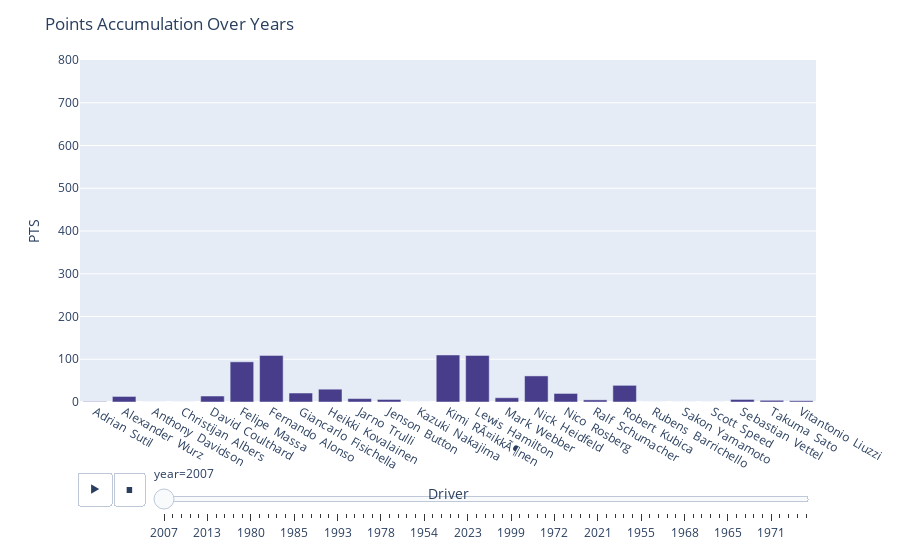

Notebook cell for this chart:
### Markdown cell above
# Анимированный график для каждого гонщика набранных очков по годам

### Code cell
import plotly.express as px

df = pd.read_csv('drivers_updated[1].csv')
driver_years_pts = df.groupby(['Driver', 'year'])['PTS'].sum().reset_index()

palette = ['darkslateblue', 'steelblue', 'lightsteelblue', 'lavender']

fig = px.bar(driver_years_pts, x='Driver', y='PTS', animation_frame='year', range_y=[0, 800],
             color_discrete_sequence=palette)
fig.update_layout(title='Points Accumulation Over Years')

# Показываем график
fig.show()

### Figure 1 — Plotly figure (JSON) as saved in the notebook; plotly's stock layout.template omitted (floating-point values rounded to 4 significant figures)
{"data": [{"alignmentgroup": "True", "hovertemplate": "year=2007<br>Driver=%{x}<br>PTS=%{y}<extra></extra>", "legendgroup": "", "marker": {"color": "darkslateblue"}, "name": "", "offsetgroup": "", "orientation": "v", "showlegend": false, "textposition": "auto", "type": "bar", "x": ["Adrian  Sutil ", "Alexander  Wurz ", "Anthony  Davidson ", "Christijan  Albers ", "David  Coulthard ", "Felipe  Massa ", "Fernando  Alonso ", "Giancarlo  Fisichella ", "Heikki  Kovalainen ", "Jarno  Trulli ", "Jenson  Button ", "Kazuki  Nakajima ", "Kimi  RÃ¤ikkÃ¶nen ", "Lewis  Hamilton ", "Mark  Webber ", "Nick  Heidfeld ", "Nico  Rosberg ", "Ralf  Schumacher ", "Robert  Kubica ", "Rubens  Barrichello ", "Sakon  Yamamoto ", "Scott  Speed ", "Sebastian  Vettel ", "Takuma  Sato ", "Vitantonio  Liuzzi "], "xaxis": "x", "y": [1, 13, 0, 0, 14, 94, 109, 21, 30, 8, 6, 0, 110, 109, 10, 61, 20, 5, 39, 0, 0, 0, 6, 4, 3], "yaxis": "y"}], "layout": {"barmode": "relative", "legend": {"tracegroupgap": 0}, "margin": {"t": 60}, "sliders": [{"active": 0, "currentvalue": {"prefix": "year="}, "len": 0.9, "pad": {"b": 10, "t": 60}, "steps": [{"args": [["2007"], {"frame": {"duration": 0, "redraw": true}, "fromcurrent": true, "mode": "immediate", "transition": {"duration": 0, "easing": "linear"}}], "label": "2007", "method": "animate"}, {"args": [["2008"], {"frame": {"duration": 0, "redraw": true}, "fromcurrent": true, "mode": "immediate", "transition": {"duration": 0, "easing": "linear"}}], "label": "2008", "method": "animate"}, {"args": [["2009"], {"frame": {"duration": 0, "redraw": true}, "fromcurrent": true, "mode": "immediate", "transition": {"duration": 0, "easing": "linear"}}], "label": "2009", "method": "animate"}, {"args": [["2010"], {"frame": {"duration": 0, "redraw": true}, "fromcurrent": true, "mode": "immediate", "transition": {"duration": 0, "easing": "linear"}}], "label": "2010", "method": "animate"}, {"args": [["2011"], {"frame": {"duration": 0, "redraw": true}, "fromcurrent": true, "mode": "immediate", "transition": {"duration": 0, "easing": "linear"}}], "label": "2011", "method": "animate"}, {"args": [["2013"], {"frame": {"duration": 0, "redraw": true}, "fromcurrent": true, "mode": "immediate", "transition": {"duration": 0, "easing": "linear"}}], "label": "2013", "method": "animate"}, {"args": [["2014"], {"frame": {"duration": 0, "redraw": true}, "fromcurrent": true, "mode": "immediate", "transition": {"duration": 0, "easing": "linear"}}], "label": "2014", "method": "animate"}, {"args": [["1990"], {"frame": {"duration": 0, "redraw": true}, "fromcurrent": true, "mode": "immediate", "transition": {"duration": 0, "easing": "linear"}}], "label": "1990", "method": "animate"}, {"args": [["1991"], {"frame": {"duration": 0, "redraw": true}, "fromcurrent": true, "mode": "immediate", "transition": {"duration": 0, "easing": "linear"}}], "label": "1991", "method": "animate"}, {"args": [["1995"], {"frame": {"duration": 0, "redraw": true}, "fromcurrent": true, "mode": "immediate", "transition": {"duration": 0, "easing": "linear"}}], "label": "1995", "method": "animate"}, {"args": [["1980"], {"frame": {"duration": 0, "redraw": true}, "fromcurrent": true, "mode": "immediate", "transition": {"duration": 0, "easing": "linear"}}], "label": "1980", "method": "animate"}, {"args": [["1981"], {"frame": {"duration": 0, "redraw": true}, "fromcurrent": true, "mode": "immediate", "transition": {"duration": 0, "easing": "linear"}}], "label": "1981", "method": "animate"}, {"args": [["1982"], {"frame": {"duration": 0, "redraw": true}, "fromcurrent": true, "mode": "immediate", "transition": {"duration": 0, "easing": "linear"}}], "label": "1982", "method": "animate"}, {"args": [["1983"], {"frame": {"duration": 0, "redraw": true}, "fromcurrent": true, "mode": "immediate", "transition": {"duration": 0, "easing": "linear"}}], "label": "1983", "method": "animate"}, {"args": [["1984"], {"frame": {"duration": 0, "redraw": true}, "fromcurrent": true, "mode": "immediate", "transition": {"duration": 0, "easing": "linear"}}], "label": "1984", "method": "animate"}, {"args": [["1985"], {"frame": {"duration": 0, "redraw": true}, "fromcurrent": true, "mode": "immediate", "transition": {"duration": 0, "easing": "linear"}}], "label": "1985", "method": "animate"}, {"args": [["1986"], {"frame": {"duration": 0, "redraw": true}, "fromcurrent": true, "mode": "immediate", "transition": {"duration": 0, "easing": "linear"}}], "label": "1986", "method": "animate"}, {"args": [["1987"], {"frame": {"duration": 0, "redraw": true}, "fromcurrent": true, "mode": "immediate", "transition": {"duration": 0, "easing": "linear"}}], "label": "1987", "method": "animate"}, {"args": [["1988"], {"frame": {"duration": 0, "redraw": true}, "fromcurrent": true, "mode": "immediate", "transition": {"duration": 0, "easing": "linear"}}], "label": "1988", "method": "animate"}, {"args": [["1989"], {"frame": {"duration": 0, "redraw": true}, "fromcurrent": true, "mode": "immediate", "transition": {"duration": 0, "easing": "linear"}}], "label": "1989", "method": "animate"}, {"args": [["1993"], {"frame": {"duration": 0, "redraw": true}, "fromcurrent": true, "mode": "immediate", "transition": {"duration": 0, "easing": "linear"}}], "label": "1993", "method": "animate"}, {"args": [["1952"], {"frame": {"duration": 0, "redraw": true}, "fromcurrent": true, "mode": "immediate", "transition": {"duration": 0, "easing": "linear"}}], "label": "1952", "method": "animate"}, {"args": [["1975"], {"frame": {"duration": 0, "redraw": true}, "fromcurrent": true, "mode": "immediate", "transition": {"duration": 0, "easing": "linear"}}], "label": "1975", "method": "animate"}, {"args": [["1976"], {"frame": {"duration": 0, "redraw": true}, "fromcurrent": true, "mode": "immediate", "transition": {"duration": 0, "easing": "linear"}}], "label": "1976", "method": "animate"}, {"args": [["1977"], {"frame": {"duration": 0, "redraw": true}, "fromcurrent": true, "mode": "immediate", "transition": {"duration": 0, "easing": "linear"}}], "label": "1977", "method": "animate"}, {"args": [["1978"], {"frame": {"duration": 0, "redraw": true}, "fromcurrent": true, "mode": "immediate", "transition": {"duration": 0, "easing": "linear"}}], "label": "1978", "method": "animate"}, {"args": [["1979"], {"frame": {"duration": 0, "redraw": true}, "fromcurrent": true, "mode": "immediate", "transition": {"duration": 0, "easing": "linear"}}], "label": "1979", "method": "animate"}, {"args": [["1950"], {"frame": {"duration": 0, "redraw": true}, "fromcurrent": true, "mode": "immediate", "transition": {"duration": 0, "easing": "linear"}}], "label": "1950", "method": "animate"}, {"args": [["1951"], {"frame": {"duration": 0, "redraw": true}, "fromcurrent": true, "mode": "immediate", "transition": {"duration": 0, "easing": "linear"}}], "label": "1951", "method": "animate"}, {"args": [["1953"], {"frame": {"duration": 0, "redraw": true}, "fromcurrent": true, "mode": "immediate", "transition": {"duration": 0, "easing": "linear"}}], "label": "1953", "method": "animate"}, {"args": [["1954"], {"frame": {"duration": 0, "redraw": true}, "fromcurrent": true, "mode": "immediate", "transition": {"duration": 0, "easing": "linear"}}], "label": "1954", "method": "animate"}, {"args": [["2002"], {"frame": {"duration": 0, "redraw": true}, "fromcurrent": true, "mode": "immediate", "transition": {"duration": 0, "easing": "linear"}}], "label": "2002", "method": "animate"}, {"args": [["2019"], {"frame": {"duration": 0, "redraw": true}, "fromcurrent": true, "mode": "immediate", "transition": {"duration": 0, "easing": "linear"}}], "label": "2019", "method": "animate"}, {"args": [["2020"], {"frame": {"duration": 0, "redraw": true}, "fromcurrent": true, "mode": "immediate", "transition": {"duration": 0, "easing": "linear"}}], "label": "2020", "method": "animate"}, {"args": [["2022"], {"frame": {"duration": 0, "redraw": true}, "fromcurrent": true, "mode": "immediate", "transition": {"duration": 0, "easing": "linear"}}], "label": "2022", "method": "animate"}, {"args": [["2023"], {"frame": {"duration": 0, "redraw": true}, "fromcurrent": true, "mode": "immediate", "transition": {"duration": 0, "easing": "linear"}}], "label": "2023", "method": "animate"}, {"args": [["2024"], {"frame": {"duration": 0, "redraw": true}, "fromcurrent": true, "mode": "immediate", "transition": {"duration": 0, "easing": "linear"}}], "label": "2024", "method": "animate"}, {"args": [["2015"], {"frame": {"duration": 0, "redraw": true}, "fromcurrent": true, "mode": "immediate", "transition": {"duration": 0, "easing": "linear"}}], "label": "2015", "method": "animate"}, {"args": [["1997"], {"frame": {"duration": 0, "redraw": true}, "fromcurrent": true, "mode": "immediate", "transition": {"duration": 0, "easing": "linear"}}], "label": "1997", "method": "animate"}, {"args": [["1998"], {"frame": {"duration": 0, "redraw": true}, "fromcurrent": true, "mode": "immediate", "transition": {"duration": 0, "easing": "linear"}}], "label": "1998", "method": "animate"}, {"args": [["1999"], {"frame": {"duration": 0, "redraw": true}, "fromcurrent": true, "mode": "immediate", "transition": {"duration": 0, "easing": "linear"}}], "label": "1999", "method": "animate"}, {"args": [["2000"], {"frame": {"duration": 0, "redraw": true}, "fromcurrent": true, "mode": "immediate", "transition": {"duration": 0, "easing": "linear"}}], "label": "2000", "method": "animate"}, {"args": [["2005"], {"frame": {"duration": 0, "redraw": true}, "fromcurrent": true, "mode": "immediate", "transition": {"duration": 0, "easing": "linear"}}], "label": "2005", "method": "animate"}, {"args": [["1956"], {"frame": {"duration": 0, "redraw": true}, "fromcurrent": true, "mode": "immediate", "transition": {"duration": 0, "easing": "linear"}}], "label": "1956", "method": "animate"}, {"args": [["1957"], {"frame": {"duration": 0, "redraw": true}, "fromcurrent": true, "mode": "immediate", "transition": {"duration": 0, "easing": "linear"}}], "label": "1957", "method": "animate"}, {"args": [["1972"], {"frame": {"duration": 0, "redraw": true}, "fromcurrent": true, "mode": "immediate", "transition": {"duration": 0, "easing": "linear"}}], "label": "1972", "method": "animate"}, {"args": [["1973"], {"frame": {"duration": 0, "redraw": true}, "fromcurrent": true, "mode": "immediate", "transition": {"duration": 0, "easing": "linear"}}], "label": "1973", "method": "animate"}, {"args": [["1992"], {"frame": {"duration": 0, "redraw": true}, "fromcurrent": true, "mode": "immediate", "transition": {"duration": 0, "easing": "linear"}}], "label": "1992", "method": "animate"}, {"args": [["1994"], {"frame": {"duration": 0, "redraw": true}, "fromcurrent": true, "mode": "immediate", "transition": {"duration": 0, "easing": "linear"}}], "label": "1994", "method": "animate"}, {"args": [["2017"], {"frame": {"duration": 0, "redraw": true}, "fromcurrent": true, "mode": "immediate", "transition": {"duration": 0, "easing": "linear"}}], "label": "2017", "method": "animate"}, {"args": [["2021"], {"frame": {"duration": 0, "redraw": true}, "fromcurrent": true, "mode": "immediate", "transition": {"duration": 0, "easing": "linear"}}], "label": "2021", "method": "animate"}, {"args": [["2003"], {"frame": {"duration": 0, "redraw": true}, "fromcurrent": true, "mode": "immediate", "transition": {"duration": 0, "easing": "linear"}}], "label": "2003", "method": "animate"}, {"args": [["2004"], {"frame": {"duration": 0, "redraw": true}, "fromcurrent": true, "mode": "immediate", "transition": {"duration": 0, "easing": "linear"}}], "label": "2004", "method": "animate"}, {"args": [["1974"], {"frame": {"duration": 0, "redraw": true}, "fromcurrent": true, "mode": "immediate", "transition": {"duration": 0, "easing": "linear"}}], "label": "1974", "method": "animate"}, {"args": [["1963"], {"frame": {"duration": 0, "redraw": true}, "fromcurrent": true, "mode": "immediate", "transition": {"duration": 0, "easing": "linear"}}], "label": "1963", "method": "animate"}, {"args": [["1955"], {"frame": {"duration": 0, "redraw": true}, "fromcurrent": true, "mode": "immediate", "transition": {"duration": 0, "easing": "linear"}}], "label": "1955", "method": "animate"}, {"args": [["1964"], {"frame": {"duration": 0, "redraw": true}, "fromcurrent": true, "mode": "immediate", "transition": {"duration": 0, "easing": "linear"}}], "label": "1964", "method": "animate"}, {"args": [["1966"], {"frame": {"duration": 0, "redraw": true}, "fromcurrent": true, "mode": "immediate", "transition": {"duration": 0, "easing": "linear"}}], "label": "1966", "method": "animate"}, {"args": [["1967"], {"frame": {"duration": 0, "redraw": true}, "fromcurrent": true, "mode": "immediate", "transition": {"duration": 0, "easing": "linear"}}], "label": "1967", "method": "animate"}, {"args": [["2018"], {"frame": {"duration": 0, "redraw": true}, "fromcurrent": true, "mode": "immediate", "transition": {"duration": 0, "easing": "linear"}}], "label": "2018", "method": "animate"}, {"args": [["1968"], {"frame": {"duration": 0, "redraw": true}, "fromcurrent": true, "mode": "immediate", "transition": {"duration": 0, "easing": "linear"}}], "label": "1968", "method": "animate"}, {"args": [["1959"], {"frame": {"duration": 0, "redraw": true}, "fromcurrent": true, "mode": "immediate", "transition": {"duration": 0, "easing": "linear"}}], "label": "1959", "method": "animate"}, {"args": [["1960"], {"frame": {"duration": 0, "redraw": true}, "fromcurrent": true, "mode": "immediate", "transition": {"duration": 0, "easing": "linear"}}], "label": "1960", "method": "animate"}, {"args": [["1961"], {"frame": {"duration": 0, "redraw": true}, "fromcurrent": true, "mode": "immediate", "transition": {"duration": 0, "easing": "linear"}}], "label": "1961", "method": "animate"}, {"args": [["1962"], {"frame": {"duration": 0, "redraw": true}, "fromcurrent": true, "mode": "immediate", "transition": {"duration": 0, "easing": "linear"}}], "label": "1962", "method": "animate"}, {"args": [["1965"], {"frame": {"duration": 0, "redraw": true}, "fromcurrent": true, "mode": "immediate", "transition": {"duration": 0, "easing": "linear"}}], "label": "1965", "method": "animate"}, {"args": [["1969"], {"frame": {"duration": 0, "redraw": true}, "fromcurrent": true, "mode": "immediate", "transition": {"duration": 0, "easing": "linear"}}], "label": "1969", "method": "animate"}, {"args": [["1970"], {"frame": {"duration": 0, "redraw": true}, "fromcurrent": true, "mode": "immediate", "transition": {"duration": 0, "easing": "linear"}}], "label": "1970", "method": "animate"}, {"args": [["2012"], {"frame": {"duration": 0, "redraw": true}, "fromcurrent": true, "mode": "immediate", "transition": {"duration": 0, "easing": "linear"}}], "label": "2012", "method": "animate"}, {"args": [["2016"], {"frame": {"duration": 0, "redraw": true}, "fromcurrent": true, "mode": "immediate", "transition": {"duration": 0, "easing": "linear"}}], "label": "2016", "method": "animate"}, {"args": [["1971"], {"frame": {"duration": 0, "redraw": true}, "fromcurrent": true, "mode": "immediate", "transition": {"duration": 0, "easing": "linear"}}], "label": "1971", "method": "animate"}, {"args": [["2006"], {"frame": {"duration": 0, "redraw": true}, "fromcurrent": true, "mode": "immediate", "transition": {"duration": 0, "easing": "linear"}}], "label": "2006", "method": "animate"}, {"args": [["1958"], {"frame": {"duration": 0, "redraw": true}, "fromcurrent": true, "mode": "immediate", "transition": {"duration": 0, "easing": "linear"}}], "label": "1958", "method": "animate"}, {"args": [["1996"], {"frame": {"duration": 0, "redraw": true}, "fromcurrent": true, "mode": "immediate", "transition": {"duration": 0, "easing": "linear"}}], "label": "1996", "method": "animate"}, {"args": [["2001"], {"frame": {"duration": 0, "redraw": true}, "fromcurrent": true, "mode": "immediate", "transition": {"duration": 0, "easing": "linear"}}], "label": "2001", "method": "animate"}], "x": 0.1, "xanchor": "left", "y": 0, "yanchor": "top"}], "title": {"text": "Points Accumulation Over Years"}, "updatemenus": [{"buttons": [{"args": [null, {"frame": {"duration": 500, "redraw": true}, "fromcurrent": true, "mode": "immediate", "transition": {"duration": 500, "easing": "linear"}}], "label": "&#9654;", "method": "animate"}, {"args": [[null], {"frame": {"duration": 0, "redraw": true}, "fromcurrent": true, "mode": "immediate", "transition": {"duration": 0, "easing": "linear"}}], "label": "&#9724;", "method": "animate"}], "direction": "left", "pad": {"r": 10, "t": 70}, "showactive": false, "type": "buttons", "x": 0.1, "xanchor": "right", "y": 0, "yanchor": "top"}], "xaxis": {"anchor": "y", "domain": [0, 1], "title": {"text": "Driver"}}, "yaxis": {"anchor": "x", "domain": [0, 1], "range": [0, 800], "title": {"text": "PTS"}}}}
